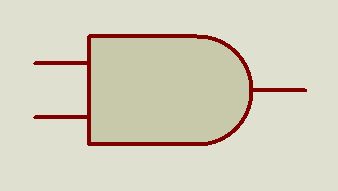
#> input picture ImageProcessing/images/and_x3.PNG, 338 x 191 px
$ python -i identify.py   (imports and definitions only)
#> lines starting #> are read from the running program, lines starting #| are printed output that depends on the picture; after the words box and inside, x2 and y2 are one past the last pixel; in counts of white or black regions, pixels touching at a corner belong together
### ImageProcessing/operations.py
import cv2
import numpy as np
from itertools import product
from random import randint
import math

BLUE = (255, 0, 0)
GRENN = (0, 255, 0)
RED = (0, 0, 255)
WHITE = (255, 255, 255)
BLACK = (0, 0, 0)
MAGENTA = (255, 0, 255)
RANDOM_COLOR = lambda: (int(randint(0, 255)), int(randint(0, 255)), int(randint(0, 255)))


def get_thershold(img, upper_limit=255, lower_limit=127, type=cv2.THRESH_BINARY_INV):
    _, t = cv2.threshold(img, lower_limit, upper_limit, type)
    return t

def get_adaptive_threshold(img):
    return cv2.adaptiveThreshold(img,255,cv2.ADAPTIVE_THRESH_MEAN_C, cv2.THRESH_BINARY,7,2)


def fill(img):
    cv2.floodFill(img, None, seedPoint=(0, 0), newVal=(255, 255, 255))


def get_edges(img, lower_limit=125, upper_limit=175):
    return cv2.Canny(img, lower_limit, upper_limit)


def get_contours(img):
    cont, _ = cv2.findContours(img, cv2.RETR_TREE, cv2.CHAIN_APPROX_NONE)
    return cont


def reduce_cont(contours):
    x_list = []
    y_list = []
    w_list = []
    h_list = []
    out = []
    for c in contours:
        x, y, w, h = cv2.boundingRect(c)
        if x in x_list and y in y_list and w in w_list and h in h_list:
            continue
        else:
            out.append(c)
            x_list.append(x)
            y_list.append(y)
            w_list.append(w)
            h_list.append(h)
    return out


def draw_contour(img, c, color=WHITE, pen=2, fill=False):
    x, y, w, h = cv2.boundingRect(c)
    if fill: pen = -1
    cv2.rectangle(img, (x, y), (x + w, y + h), color, pen)


def get_bounding_box(c):
    return cv2.boundingRect(c)


def convert_to_grey(img):
    return cv2.cvtColor(img, cv2.COLOR_BGR2GRAY)


def get_cont_similarity(cont, ref_cont):
    return cv2.matchShapes(cont, ref_cont, 1, 0.0)


def copy(img):
    return img.copy()


def dilate(img, kernel):
    kernel = np.ones(kernel)
    return cv2.dilate(img, kernel)


def erode(img, kernel):
    kernel = np.ones(kernel)
    return cv2.erode(img, kernel)


def draw_rec(img, x, y, w, h, color=BLACK, fill=False, pen=2):
    pen = pen if not fill else -1
    cv2.rectangle(img, (x, y), (x + w, y + h), color, pen)


def draw_cir(img, center, r, color=BLACK, fill=False, pen=2):
    pen = pen if not fill else -1
    cv2.circle(img, center, r, color, pen)


def get_corners(img):
    corners = cv2.goodFeaturesToTrack(img, 100, 0.01, 10)
    corners = np.int0(corners)
    corners = corners.squeeze().tolist()
    out = []
    for c in corners:
        out.append((c[0], c[1]))
    return out


def get_lines(img, rho=1, theta=np.pi / 180, threshold=100):
    return cv2.HoughLinesP(img, rho, theta, threshold, 1, 10)


def __search(img, test, point, dx, dy):
    x = [point[0] + dx, point[0], point[0] - dx]
    y = [point[1] + dy, point[1], point[1] - dy]
    points = list(product(x, y))
    points.remove((point[0], point[1]))
    out = []
    for p in points:
        if img[p[1], p[0]]:
            out.append(p)
            draw_cir(test, p, 3, color=WHITE, fill=True)
            draw_cir(img, p, 3, color=BLACK, fill=True)
            # cv2.imshow("test", test)
            # cv2.imshow("img", img)
            # cv2.waitKey()
    return out


def get_connected_nodes(img, corners):
    test = np.zeros_like(img)
    f_out = {}
    for i in range(len(corners)):
        corner = corners[i]
        draw_cir(test, corner, 3, color=WHITE, fill=True)
        # cv2.imshow("test", test)
        # cv2.waitKey()
        stack = [corner]
        terminals = []
        while True:
            # print("stack", stack)
            p = stack.pop()
            out = __search(img, test, p, 4, 4)
            stack += out
            if len(out) == 0: terminals.append(p)
            if len(stack) == 0: break
        # print("line finished", terminals)
        if len(terminals) > 1: f_out["N" + str(i)] = {"terminals": terminals}
    return f_out


def get_distance_between_points(p1, p2):
    return math.sqrt((p1[0] - p2[0]) ** 2 + (p1[1] - p2[1]) ** 2)


def reduce_nodes(nodes):
    points = []
    for n in nodes:
        for t in nodes[n]["terminals"]:
            points.append([t, n])
    for p1 in points:
        for p2 in points:
            if p1 == p2:
                continue
            else:
                distance = get_distance_between_points(p1[0], p2[0])
                # print(distance)
                if distance < 20:
                    # print("added")
                    p1.append(p2[1])
    i = 0
    node_map = {}
    for p in points:
        if len(p) > 2:
            for j in range(1, len(p)):
                if p[j] not in node_map:
                    node_map[p[j]] = "J" + str(i)
            i += 1
    out = {}
    for p in points:
        if p[1] in node_map:
            if node_map[p[1]] not in out: out[node_map[p[1]]] = {"terminals": []}
            out[node_map[p[1]]]["terminals"].append(p[0])
        else:
            if p[1] not in out: out[p[1]] = {"terminals": []}
            out[p[1]]["terminals"].append(p[0])
    return out


def blur(img, size):
    return cv2.GaussianBlur(img, (size, size), cv2.BORDER_DEFAULT)


def check_point_in_rec(p, search_box):
    return search_box[0] <= p[0] <= search_box[0] + search_box[2] and search_box[1] <= p[1] <= search_box[1] + \
           search_box[3]


def add_text(img, text, point, color=RANDOM_COLOR(), pen=2):
    return cv2.putText(img, text, point, cv2.FONT_HERSHEY_SIMPLEX, 1, color, pen, cv2.LINE_AA)


get_contour_area = cv2.contourArea
show = cv2.imshow
wait = cv2.waitKey

### ImageProcessing/ref.py
from .operations import *
import cv2

AND_PATH = "C:\\Users\\mgtmP\\Desktop\\4th\\Image\\OpenHDL\\ImageProcessing\\images\\and_x3.PNG"
OR_PATH = "C:\\Users\\mgtmP\\Desktop\\4th\\Image\\OpenHDL\\ImageProcessing\\images\\or_x3.PNG"
NOT_PATH = "C:\\Users\\mgtmP\\Desktop\\4th\\Image\\OpenHDL\\ImageProcessing\\images\\not_x3.PNG"


def get_ref_contour(path):
    img = cv2.imread(path)
    grey_img = convert_to_grey(img)
    thresh1 = get_thershold(grey_img)
    fill(thresh1)
    borders = get_edges(thresh1)
    and_cont = reduce_cont(get_contours(borders))
    return and_cont[0]


def get_and_ref(): return get_ref_contour(AND_PATH)


def get_or_ref(): return get_ref_contour(OR_PATH)


def get_not_ref(): return get_ref_contour(NOT_PATH)


def get_gate_type(cont):
    and_score = get_cont_similarity(cont, get_and_ref())
    or_score = get_cont_similarity(cont, get_or_ref())
    not_score = get_cont_similarity(cont, get_not_ref())
    # print(and_score, or_score, not_score)
    min_score = min(and_score, or_score, not_score)
    if min_score > 0.1: return "NOT"
    if min_score == and_score:
        return "AND"
    elif min_score == or_score:
        return "OR"
    elif min_score == not_score:
        return "NOT"

### ImageProcessing/identify.py
import cv2
from .operations import *
from .ref import get_gate_type
import numpy as np
import pprint

import os

pp = pprint.PrettyPrinter(indent=4)
show = lambda x, y: 1+1
wait = lambda: 1 + 1


def extract_circuit(path):
#> called with path = 'images/and_x3.PNG'
    img = cv2.imread(path)  # load the circuit colored image
#> img is the input picture: shape (191, 338, 3); mean B, G, R 190.6, 209.3, 214.4
    show("original image", img)
    wait()

    grey_img = convert_to_grey(img)  # convert image to grey scale
    show("grey image", grey_img)
    wait()

    thresh = get_thershold(grey_img)  # convert it to binary image
#> in get_thershold, `_, t = cv2.threshold(img, lower_limit, upper_limit, type)`:
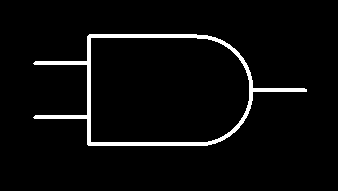
#> t: shape (191, 338); 4% white; 1 white region, box (x1, y1, x2, y2) and area: (33, 34, 307, 146) 2608
    show("binary image", thresh)
    wait()

    gates = copy(thresh)  # we will fill the gates in this image
    wires = copy(thresh)  # we will operate on wires in this image

    fill(gates)  # fill the gates to get the contours arround them
#> in fill, `cv2.floodFill(img, None, seedPoint=(0, 0), newVal=(255, 255, 255))`: img: shape (191, 338); 76.3% white; 1 black region, box (x1, y1, x2, y2) and area: (91, 38, 249, 142) 15326
    show("gates_filled", gates)
    wait()

    wires = cv2.bitwise_or(cv2.bitwise_not(gates), wires)  # the binary image with the gates filled()
#> wires: shape (191, 338); 27.8% white; 1 white region, box (x1, y1, x2, y2) and area: (33, 34, 307, 146) 17934
    t = copy(wires)  # temp image of binary image with gate filled
    wires = erode(wires, (5, 5))
#> in erode, `return cv2.erode(img, kernel)`: returned value: shape (191, 338); 25.1% white; 1 white region, box (x1, y1, x2, y2) and area: (89, 36, 251, 144) 16200
    wires = dilate(wires, (5, 5))
#> in dilate, `return cv2.dilate(img, kernel)`: returned value: shape (191, 338); 26.8% white; 1 white region, box (x1, y1, x2, y2) and area: (87, 34, 253, 146) 17296
    wires = t - wires  # get the wires only with some noise
#> wires: shape (191, 338); 0.99% white; 3 white regions, box (x1, y1, x2, y2) and area: (253, 88, 307, 92) 214, (33, 61, 87, 65) 212, (33, 115, 87, 119) 212
    wires = erode(wires, (3, 3))  # remove the noise
#> in erode (call 2), `return cv2.erode(img, kernel)`: returned value: shape (191, 338); 0.47% white in thin lines or dots, all inside (x1, y1, x2, y2) = (35, 62, 306, 118)
    wires = dilate(wires, (3, 3))
#> in dilate (call 2), `return cv2.dilate(img, kernel)`: returned value: shape (191, 338); 0.99% white; 3 white regions
    show("wires", wires)
    wait()

    # remove further noise in the wires by detecting the low area contours which resembles the noise
    wires_cont = get_contours(wires)
#> in get_contours, `cont, _ = cv2.findContours(img, cv2.RETR_TREE, cv2.CHAIN_APPROX_NONE)`: cont = 3 contours; box (x1, y1, x2, y2) and area: (253, 88, 307, 92) 158, (34, 115, 87, 119) 156, (34, 61, 87, 65) 156
#> wires_cont has the same summary as cont in get_contours
    print("wires", len(wires_cont))
#| wires 3

    # for c in wires_cont:
    #     if get_contour_area(c) < 50: draw_contour(wires, c, color=BLACK, fill=True)
    wires = erode(wires, (3, 3))

    borders = get_edges(gates)  # get the borders of the filled gates image
#> in get_edges, `return cv2.Canny(img, lower_limit, upper_limit)`: returned value: shape (191, 338); 0.75% white in thin lines or dots, all inside (x1, y1, x2, y2) = (90, 37, 249, 142)
    img_cont = reduce_cont(get_contours(borders))  # extract the contours to operate arround them
#> in get_contours (call 2), `cont, _ = cv2.findContours(img, cv2.RETR_TREE, cv2.CHAIN_APPROX_NONE)`: cont = 2 contours; box (x1, y1, x2, y2) and area: (90, 37, 249, 142) 15372, (90, 37, 249, 142) 15346
#> in reduce_cont, `x_list = []`: x_list = []
#> the loop in reduce_cont, `for c in contours:` made 2 passes
#> (x, y, w, h) on passes 1 to 2: (90, 37, 159, 105), (90, 37, 159, 105)
#> after the loop in reduce_cont, `for c in contours:`: h_list = [105]; out = 1 contour; box (x1, y1, x2, y2) and area: (90, 37, 249, 142) 15372; w_list = [159]; x_list = [90]; y_list = [37]
#> img_cont has the same summary as out in reduce_cont
    print("Number of contours for gates", len(img_cont))  # display number of contours (for debuging)
#| Number of contours for gates 1

    gates_meta_data = {}

    # get the type of the gate based on comparing contours
    for i in range(len(img_cont)):
        c = img_cont[i]
#> c = contour of 463 points, box (x1, y1, x2, y2) (90, 37, 249, 142), area 15372
        gate_type = get_gate_type(c)
#> the loop in reduce_cont (call 2), `for c in contours:` made 2 passes
#> in get_ref_contour, `and_cont = reduce_cont(get_contours(borders))`: and_cont has the same summary as out in reduce_cont
#> in get_gate_type, `and_score = get_cont_similarity(cont, get_and_ref())`: and_score = 0
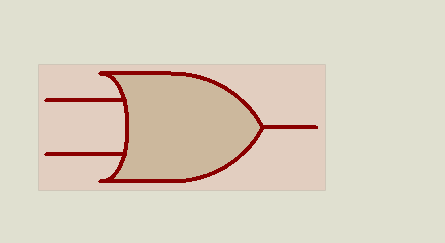
#> input picture ImageProcessing/images/or_x3.PNG, 445 x 243 px, found by its file name
#> in get_ref_contour, img is the input picture: shape (243, 445, 3); mean B, G, R 193.9, 210.2, 219.9
#> in get_thershold (call 3), `_, t = cv2.threshold(img, lower_limit, upper_limit, type)`: t: shape (243, 445); 2.6% white; 1 white region, box (x1, y1, x2, y2) and area: (44, 71, 318, 183) 2773
#> in fill (call 3), `cv2.floodFill(img, None, seedPoint=(0, 0), newVal=(255, 255, 255))`: img: shape (243, 445); 89.4% white; 1 black region, box (x1, y1, x2, y2) and area: (112, 75, 260, 179) 11440
#> in get_edges (call 3), `return cv2.Canny(img, lower_limit, upper_limit)`: returned value: shape (243, 445); 0.43% white in thin lines or dots, all inside (x1, y1, x2, y2) = (111, 74, 260, 179)
#> in get_contours (call 4), `cont, _ = cv2.findContours(img, cv2.RETR_TREE, cv2.CHAIN_APPROX_NONE)`: cont = 2 contours; box (x1, y1, x2, y2) and area: (111, 74, 260, 179) 11490, (111, 74, 260, 179) 11437
#> after the loop in reduce_cont (call 3), `for c in contours:`: out = 1 contour; box (x1, y1, x2, y2) and area: (111, 74, 260, 179) 11490; w_list = [149]; x_list = [111]; y_list = [74]
#> in get_ref_contour (call 2), `and_cont = reduce_cont(get_contours(borders))`: and_cont has the same summary as out in reduce_cont
#> in get_gate_type, `or_score = get_cont_similarity(cont, get_or_ref())`: or_score = 0.169
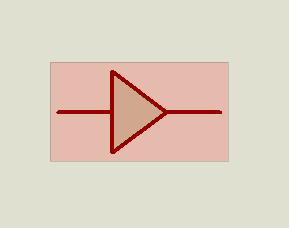
#> input picture ImageProcessing/images/not_x3.PNG, 289 x 228 px, found by its file name
#> in get_ref_contour, img is the input picture: shape (228, 289, 3); mean B, G, R 194.4, 209.6, 222.9
#> in get_thershold (call 4), `_, t = cv2.threshold(img, lower_limit, upper_limit, type)`: t: shape (228, 289); 1.9% white; 1 white region, box (x1, y1, x2, y2) and area: (56, 70, 222, 154) 1284
#> in fill (call 4), `cv2.floodFill(img, None, seedPoint=(0, 0), newVal=(255, 255, 255))`: img: shape (228, 289); 97.2% white; 1 black region, box (x1, y1, x2, y2) and area: (114, 76, 163, 149) 1813
#> call 4 of get_edges, with lower_limit = 125, upper_limit = 175
#> in get_edges (call 4), `return cv2.Canny(img, lower_limit, upper_limit)`:
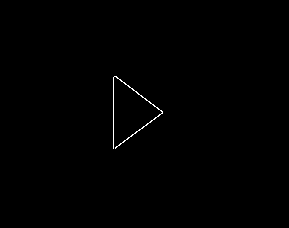
#> returned value: shape (228, 289); 0.33% white in thin lines or dots, all inside (x1, y1, x2, y2) = (113, 76, 163, 149)
#> in get_contours (call 5), `cont, _ = cv2.findContours(img, cv2.RETR_TREE, cv2.CHAIN_APPROX_NONE)`: cont = 1 contour; box (x1, y1, x2, y2) and area: (113, 76, 163, 149) 48
#> after the loop in reduce_cont (call 4), `for c in contours:`: h_list = [73]; out has the same summary as cont in get_contours; w_list = [50]; x_list = [113]; y_list = [76]
#> in get_ref_contour (call 3), `and_cont = reduce_cont(get_contours(borders))`: and_cont has the same summary as cont in get_contours
#> in get_gate_type, `not_score = get_cont_similarity(cont, get_not_ref())`: not_score = 3.88
#> in get_gate_type, `min_score = min(and_score, or_score, not_score)`: min_score = 0
#> gate_type = 'AND'
        gate_name = gate_type + str(i)
#> gate_name = 'AND0'
        gates_meta_data[gate_name] = {
            "box": get_bounding_box(c)
        }
        p = (gates_meta_data[gate_name]["box"][0], gates_meta_data[gate_name]["box"][1])
#> p = (90, 37)
        img = add_text(img, gate_name, p, BLACK)
        if gate_type == "AND":
            draw_contour(img, c, color=RED)
#> in draw_contour, `x, y, w, h = cv2.boundingRect(c)`: x = 90; y = 37; w = 159; h = 105
#> in draw_contour, `cv2.rectangle(img, (x, y), (x + w, y + h), color, pen)`:
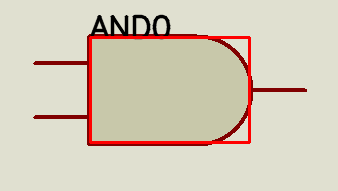
#> img: shape (191, 338, 3); mean B, G, R 186.4, 204.6, 214.2
        elif gate_type == "OR":
            draw_contour(img, c, color=BLUE)
        elif gate_type == "NOT":
            draw_contour(img, c, color=GRENN)
        else:
            draw_contour(img, c, color=BLACK)

    # print("gates_meta_data", gates_meta_data)
    # print("print", p)
    # get the connected nodes
    nodes = get_connected_nodes(wires, get_corners(wires))  # get the corners in the wires
#> in get_corners, `corners = cv2.goodFeaturesToTrack(img, 100, 0.01, 10)`: corners = [[85, 117], [254, 90], [85, 63], [35, 117], [35, 63], [305, 90]]
#> the loop in get_corners, `for c in corners:` made 6 passes
#> after the loop in get_corners, `for c in corners:`: out = [(85, 117), (254, 90), (85, 63), (35, 117), (35, 63), (305, 90)]
#> in get_connected_nodes, `test = np.zeros_like(img)`: test: shape (191, 338); every value is 0
#> the loop in get_connected_nodes, `for i in range(len(corners)):` made 6 passes
#> after the loop in get_connected_nodes, `for i in range(len(corners)):`:
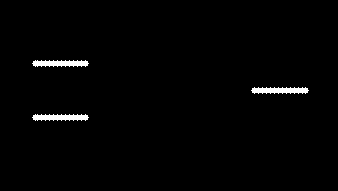
#> test: shape (191, 338); 1.4% white; 3 white regions, box (x1, y1, x2, y2) and area: (251, 87, 309, 94) 310, (32, 60, 89, 67) 305, (32, 114, 89, 121) 305
#> after the loop in get_connected_nodes, `for i in range(len(corners)):`: f_out = 3 items
#> nodes = 3 items
    nodes = reduce_nodes(nodes)
#> the loop in reduce_nodes, `for n in nodes:` made 3 passes
#> after the loop in reduce_nodes, `for n in nodes:`: points = [[(37, 117), 'N0'], [(85, 117), 'N0'], [(254, 90), 'N1'], [(302, 90), 'N1'], [(37, 63), 'N2'], [(85, 63), 'N2']]
#> the loop in reduce_nodes, `for p1 in points:` made 6 passes
#> the loop in reduce_nodes, `for p in points:` made 6 passes
#> after the loop in reduce_nodes, `for p in points:`: i = 0; node_map = 0 items
#> after the loop in reduce_nodes, `for p in points:`: out = 3 items

    for node_name in nodes:
        terminals = nodes[node_name]["terminals"]  # used the corner pointts to detect the connected nodes
        c = RANDOM_COLOR()
        for p in terminals:
            draw_cir(img, p, 10, c, True)
        img = add_text(img, node_name, terminals[0], c)
#> this loop made 3 passes
#> (node_name, terminals, c) on passes 1 to 3: ('N0', [(37, 117), (85, 117)], (132, 248, 207)), ('N1', [(254, 90), (302, 90)], (155, 244, 183)), ('N2', [(37, 63), (85, 63)], (111, 71, 144))
#> pass 3, in extract_circuit, `img = add_text(img, node_name, terminals[0], c)`:
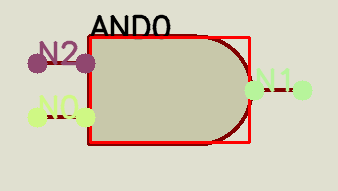
#> img: shape (191, 338, 3); mean B, G, R 185.3, 205.4, 212.9

    for gate in gates_meta_data:
        box = gates_meta_data[gate]["box"]
        search_box = (box[0] - 10, box[1] - 10, box[2] + 20, box[3] + 20)
        for node_name in nodes:
            terminals = nodes[node_name]["terminals"]
            if "gate_connected" not in nodes[node_name]:
                nodes[node_name]["gate_connected"] = []
            for p in terminals:
                if check_point_in_rec(p, search_box): nodes[node_name]["gate_connected"].append(gate)
#> this loop made 1 pass
#> (gate, box, search_box) on pass 1: ('AND0', (90, 37, 159, 105), (80, 27, 179, 125))

    # pp.pprint(nodes)

    gates_names = list(gates_meta_data.keys())
#> gates_names = ['AND0']
    gates_to_node = {i: [] for i in gates_names}
#> gates_to_node = {'AND0': []}
    for gate in gates_names:  # ['AND0', 'AND1', 'OR1', 'NOT2']
        for wire in nodes.keys():
            if gate in nodes[wire]['gate_connected']:
                gates_to_node[gate].append(wire)
#> this loop made 1 pass
    # pp.pprint(gates_to_node)

    for gate in gates_to_node:
        box = gates_meta_data[gate]["box"]
        search_box = (box[0] - 10, box[1] - 10, box[2] + 20, box[3] + 20)
        for i in range(len(gates_to_node[gate])):
            node = gates_to_node[gate][i]
            for t in nodes[node]["terminals"]:
                if check_point_in_rec(t, search_box):
                    gates_to_node[gate][i] = (node, t)
                    break
#> after the loop, gates_to_node = 1 item

    # pp.pprint(gates_to_node)

    objects_in_criecuit = {}

    for gate in gates_to_node:
        if "NOT" in gate: continue
        gate_object = {}
        points = {}
        gate_to_node = gates_to_node[gate]
        for i in range(len(gate_to_node)): points[i] = gate_to_node[i][1]
        dist = []
        for i in range(1, len(gate_to_node)): dist.append(get_distance_between_points(points[0], points[i]))
        if abs(dist[0] - dist[1]) < 10:
            gate_object["inputs"] = [gate_to_node[1][0], gate_to_node[2][0]]
            gate_object["output"] = gate_to_node[0][0]
        elif dist[0] > dist[1]:
            gate_object["inputs"] = [gate_to_node[0][0], gate_to_node[2][0]]
            gate_object["output"] = gate_to_node[1][0]
        else:
            gate_object["inputs"] = [gate_to_node[0][0], gate_to_node[1][0]]
            gate_object["output"] = gate_to_node[2][0]
        objects_in_criecuit[gate] = gate_object
#> this loop made 1 pass
#> (gate, gate_to_node) on pass 1: ('AND0', [('N0', (85, 117)), ('N1', (254, 90)), ('N2', (85, 63))])
#> after the loop, objects_in_criecuit = 1 item

    for gate in gates_to_node:
        if "NOT" in gate:
            box = gates_meta_data[gate]["box"]
            x1 = box[0] - 5
            x2 = box[0] + box[2] + 5
            y1 = box[1] - 5
            y2 = box[1] + box[3] + 5
            not_img = blur(gates[y1:y2, x1:x2], 5)
            corners = get_corners(not_img)
            output_point = None
            dist = []
            for i in range(1, len(corners)): dist.append(get_distance_between_points(corners[0], corners[i]))
            if abs(dist[0] - dist[1]) < 5:
                output_point = corners[0]
            elif dist[0] > dist[1]:
                output_point = corners[2]
            else:
                output_point = corners[1]
            # draw_cir(not_img, output_point, 5)
            # cv2.imshow("not", not_img)
            output_point = (output_point[0] + x1 + 5, output_point[1] + y1 + 5)
            # draw_cir(img, output_point, 5)
            # cv2.imshow("not", img)
            points = {}
            gate_to_node = gates_to_node[gate]
            for i in range(len(gate_to_node)): points[i] = gate_to_node[i][1]
            if get_distance_between_points(points[0], output_point) < 10:
                objects_in_criecuit[gate] = {
                    "inputs": [gate_to_node[1][0]],
                    "output": gate_to_node[0][0],
                }
            else:
                objects_in_criecuit[gate] = {
                    "inputs": [gate_to_node[0][0]],
                    "output": gate_to_node[1][0],
                }
    # pp.pprint(objects_in_criecuit)
    cv2.imwrite("out.png", img)
    return objects_in_criecuit

# [16 lines of commented-out code are left out]

>>> result = extract_circuit('images/and_x3.PNG')
#> result = 1 item
